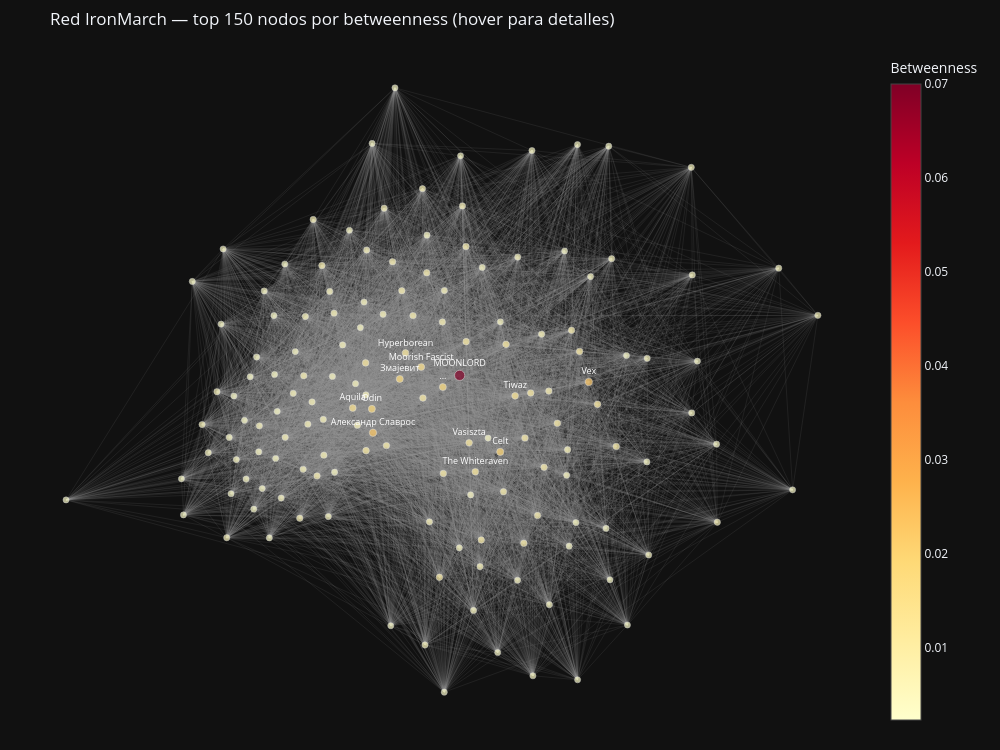

Notebook code cell kept with this figure:
### Markdown cell above
### 2.3 Visualización interactiva de la red pública

Esta celda genera una gráfica interactiva con Plotly. Puedes:
- **Hacer zoom** con la rueda del mouse
- **Mover la vista** arrastrando
- **Hacer hover** sobre un nodo para ver el nombre, betweenness y conexiones

Solo mostramos los **top 150 nodos por betweenness** para evitar solapamiento visual.
El tamaño de cada nodo es proporcional a su betweenness — los brokers más importantes
aparecen más grandes. El color también varía de amarillo (bajo) a rojo (alto betweenness).

### Code cell
if G_public.number_of_nodes() > 0 and 'btw_cent' in dir():
    G_main = G_public.subgraph(largest_cc).copy()

    # Seleccionar top 150 por betweenness dentro del componente principal
    top_nodes = sorted(
        [n for n in G_main.nodes() if n in btw_cent],
        key=lambda n: btw_cent[n], reverse=True
    )[:150]
    G_viz = G_main.subgraph(top_nodes).copy()

    # spring_layout calcula posiciones para los nodos evitando solapamiento
    # k=1.2 controla el espacio entre nodos, seed=42 hace el layout reproducible
    pos = nx.spring_layout(G_viz, k=1.2, iterations=80, seed=42)

    # Construir las aristas como líneas discontinuas
    edge_x, edge_y = [], []
    for u, v in G_viz.edges():
        x0, y0 = pos[u]; x1, y1 = pos[v]
        edge_x += [x0, x1, None]; edge_y += [y0, y1, None]  # None separa segmentos

    edge_trace = go.Scatter(
        x=edge_x, y=edge_y, mode='lines',
        line=dict(width=0.4, color='rgba(150,150,150,0.3)'),
        hoverinfo='none',
    )

    node_btw   = [btw_cent.get(n, 0) for n in G_viz.nodes()]
    node_names = [uid_to_name.get(n, f'uid:{n}') for n in G_viz.nodes()]
    # Tamaño: los brokers más importantes tienen nodos más grandes
    node_sizes = [b * 60 + 6 for b in node_btw]
    # Solo etiquetar los 12 nodos con mayor betweenness
    btw_threshold = sorted(node_btw, reverse=True)[min(12, len(node_btw) - 1)]

    node_trace = go.Scatter(
        x=[pos[n][0] for n in G_viz.nodes()],
        y=[pos[n][1] for n in G_viz.nodes()],
        mode='markers+text',
        marker=dict(
            size=node_sizes,
            color=node_btw,
            colorscale='YlOrRd',
            colorbar=dict(title='Betweenness'),
            line=dict(width=0.5, color='white'),
        ),
        text=[name if btw_cent.get(n, 0) >= btw_threshold else ''
              for n, name in zip(G_viz.nodes(), node_names)],
        textposition='top center',
        textfont=dict(size=9, color='white'),
        hovertext=[f'{name}<br>btw={btw_cent.get(n,0):.4f}<br>conexiones={G_viz.degree(n)}'
                   for n, name in zip(G_viz.nodes(), node_names)],
        hoverinfo='text',
    )

    fig = go.Figure(
        data=[edge_trace, node_trace],
        layout=go.Layout(
            title='Red IronMarch — top 150 nodos por betweenness (hover para detalles)',
            template='plotly_dark',
            showlegend=False,
            width=1000, height=750,
            xaxis=dict(showgrid=False, zeroline=False, showticklabels=False),
            yaxis=dict(showgrid=False, zeroline=False, showticklabels=False),
            margin=dict(l=20, r=20, t=50, b=20),
        )
    )
    fig.show()
else:
    print('Grafo vacío o betweenness no calculado. Ejecutar celdas anteriores.')

### Figure 1 — Plotly figure (JSON) as saved in the notebook; plotly's stock layout.template omitted (floating-point values rounded to 4 significant figures; data arrays with more than 128 entries replaced by an {"elided": "..."} marker saying what was removed)
{"data": [{"hoverinfo": "none", "line": {"color": "rgba(150,150,150,0.3)", "width": 0.4}, "mode": "lines", "type": "scatter", "x": {"elided": "24975 float values"}, "y": {"elided": "24975 float values"}}, {"hoverinfo": "text", "hovertext": {"elided": "150 str values"}, "marker": {"color": {"elided": "150 float values"}, "colorbar": {"title": {"text": "Betweenness"}}, "colorscale": [[0.0, "rgb(255,255,204)"], [0.125, "rgb(255,237,160)"], [0.25, "rgb(254,217,118)"], [0.375, "rgb(254,178,76)"], [0.5, "rgb(253,141,60)"], [0.625, "rgb(252,78,42)"], [0.75, "rgb(227,26,28)"], [0.875, "rgb(189,0,38)"], [1.0, "rgb(128,0,38)"]], "line": {"color": "white", "width": 0.5}, "size": {"elided": "150 float values"}}, "mode": "markers+text", "text": {"elided": "150 str values"}, "textfont": {"color": "white", "size": 9}, "textposition": "top center", "type": "scatter", "x": {"elided": "150 float values"}, "y": {"elided": "150 float values"}}], "layout": {"height": 750, "margin": {"b": 20, "l": 20, "r": 20, "t": 50}, "showlegend": false, "title": {"text": "Red IronMarch — top 150 nodos por betweenness (hover para detalles)"}, "width": 1000, "xaxis": {"showgrid": false, "showticklabels": false, "zeroline": false}, "yaxis": {"showgrid": false, "showticklabels": false, "zeroline": false}}}
